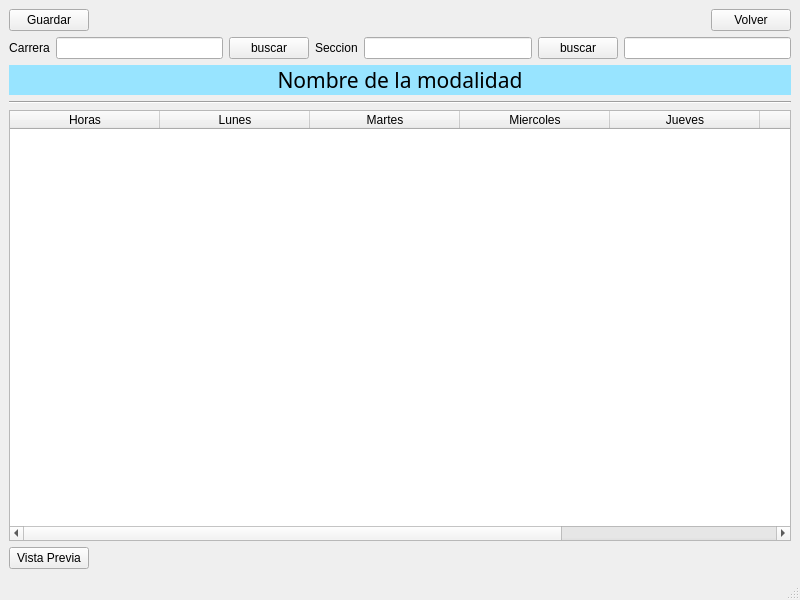
<?xml version="1.0" encoding="UTF-8"?>
<ui version="4.0">
 <class>MainWindow</class>
 <widget class="QMainWindow" name="MainWindow">
  <property name="geometry">
   <rect>
    <x>0</x>
    <y>0</y>
    <width>800</width>
    <height>600</height>
   </rect>
  </property>
  <property name="windowTitle">
   <string>MainWindow</string>
  </property>
  <widget class="QWidget" name="centralwidget">
   <layout class="QVBoxLayout" name="verticalLayout">
    <item>
     <layout class="QHBoxLayout" name="horizontalLayout_2">
      <item>
       <widget class="QPushButton" name="btn_guardar">
        <property name="text">
         <string>Guardar</string>
        </property>
       </widget>
      </item>
      <item>
       <spacer name="horizontalSpacer">
        <property name="orientation">
         <enum>Qt::Horizontal</enum>
        </property>
        <property name="sizeHint" stdset="0">
         <size>
          <width>40</width>
          <height>20</height>
         </size>
        </property>
       </spacer>
      </item>
      <item>
       <widget class="QPushButton" name="bt_volver">
        <property name="text">
         <string>Volver</string>
        </property>
       </widget>
      </item>
     </layout>
    </item>
    <item>
     <layout class="QHBoxLayout" name="horizontalLayout">
      <item>
       <widget class="QLabel" name="label_2">
        <property name="text">
         <string>Carrera</string>
        </property>
        <property name="alignment">
         <set>Qt::AlignCenter</set>
        </property>
       </widget>
      </item>
      <item>
       <widget class="QLineEdit" name="ln_carrera">
        <property name="readOnly">
         <bool>true</bool>
        </property>
       </widget>
      </item>
      <item>
       <widget class="QPushButton" name="btn_buscarCarr">
        <property name="text">
         <string>buscar</string>
        </property>
       </widget>
      </item>
      <item>
       <widget class="QLabel" name="label_3">
        <property name="text">
         <string>Seccion</string>
        </property>
       </widget>
      </item>
      <item>
       <widget class="QLineEdit" name="ln_sesion">
        <property name="readOnly">
         <bool>true</bool>
        </property>
       </widget>
      </item>
      <item>
       <widget class="QPushButton" name="btn_buscarSecc">
        <property name="text">
         <string>buscar</string>
        </property>
       </widget>
      </item>
      <item>
       <widget class="QLineEdit" name="lineEdit_Periodo"/>
      </item>
     </layout>
    </item>
    <item>
     <widget class="QLabel" name="label">
      <property name="font">
       <font>
        <family>3270 Nerd Font Mono</family>
        <pointsize>16</pointsize>
       </font>
      </property>
      <property name="styleSheet">
       <string notr="true">background-color:rgb(152, 228, 255);</string>
      </property>
      <property name="text">
       <string>Nombre de la modalidad</string>
      </property>
      <property name="textFormat">
       <enum>Qt::AutoText</enum>
      </property>
      <property name="alignment">
       <set>Qt::AlignCenter</set>
      </property>
     </widget>
    </item>
    <item>
     <widget class="Line" name="line">
      <property name="orientation">
       <enum>Qt::Horizontal</enum>
      </property>
     </widget>
    </item>
    <item>
     <widget class="QTableWidget" name="tableWidget">
      <attribute name="horizontalHeaderCascadingSectionResizes">
       <bool>false</bool>
      </attribute>
      <attribute name="horizontalHeaderDefaultSectionSize">
       <number>150</number>
      </attribute>
      <attribute name="verticalHeaderCascadingSectionResizes">
       <bool>true</bool>
      </attribute>
      <attribute name="verticalHeaderMinimumSectionSize">
       <number>23</number>
      </attribute>
      <attribute name="verticalHeaderShowSortIndicator" stdset="0">
       <bool>true</bool>
      </attribute>
      <attribute name="verticalHeaderStretchLastSection">
       <bool>true</bool>
      </attribute>
      <column>
       <property name="text">
        <string>Horas</string>
       </property>
      </column>
      <column>
       <property name="text">
        <string>Lunes</string>
       </property>
      </column>
      <column>
       <property name="text">
        <string>Martes</string>
       </property>
      </column>
      <column>
       <property name="text">
        <string>Miercoles</string>
       </property>
      </column>
      <column>
       <property name="text">
        <string>Jueves</string>
       </property>
      </column>
      <column>
       <property name="text">
        <string>Viernes</string>
       </property>
      </column>
      <column>
       <property name="text">
        <string>Sabado</string>
       </property>
      </column>
     </widget>
    </item>
    <item>
     <layout class="QHBoxLayout" name="horizontalLayout_3">
      <item>
       <widget class="QPushButton" name="btn_vistaPrevia">
        <property name="text">
         <string>Vista Previa</string>
        </property>
       </widget>
      </item>
      <item>
       <spacer name="horizontalSpacer_2">
        <property name="orientation">
         <enum>Qt::Horizontal</enum>
        </property>
        <property name="sizeHint" stdset="0">
         <size>
          <width>40</width>
          <height>20</height>
         </size>
        </property>
       </spacer>
      </item>
     </layout>
    </item>
   </layout>
  </widget>
  <widget class="QStatusBar" name="statusbar"/>
 </widget>
 <resources/>
 <connections/>
</ui>
